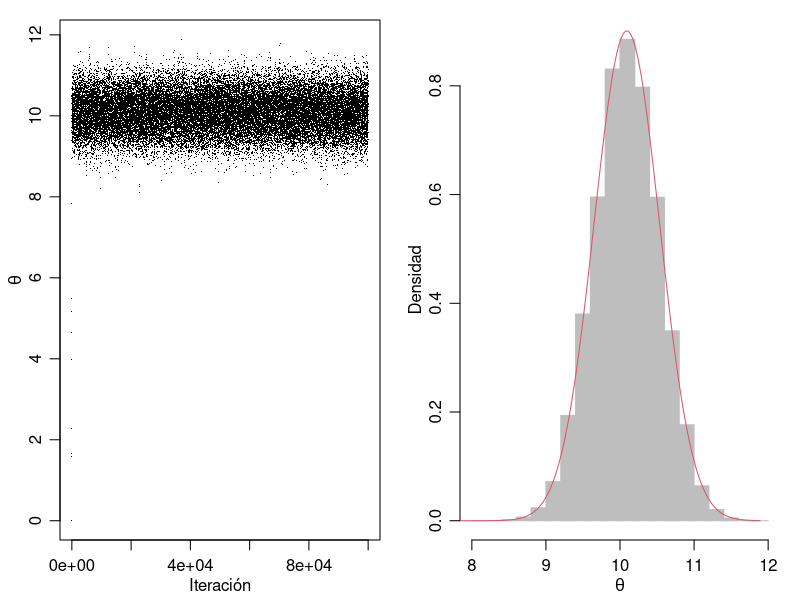
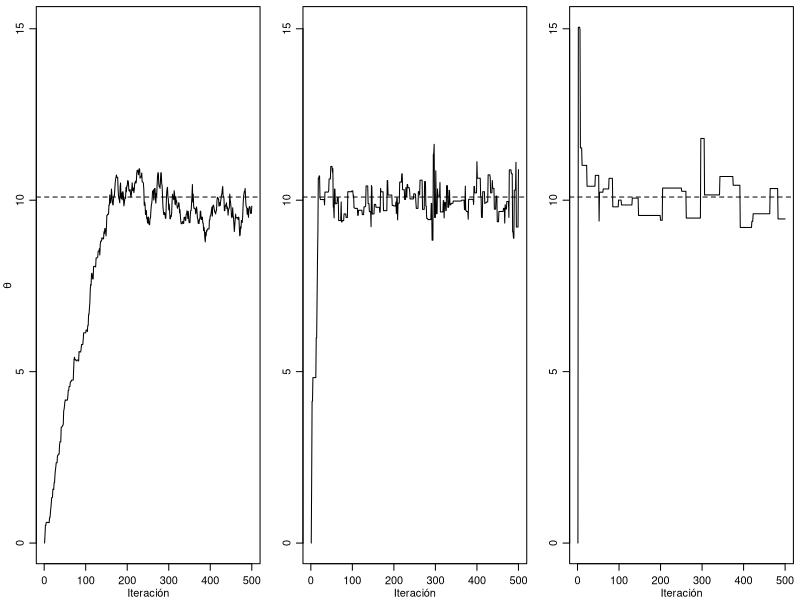
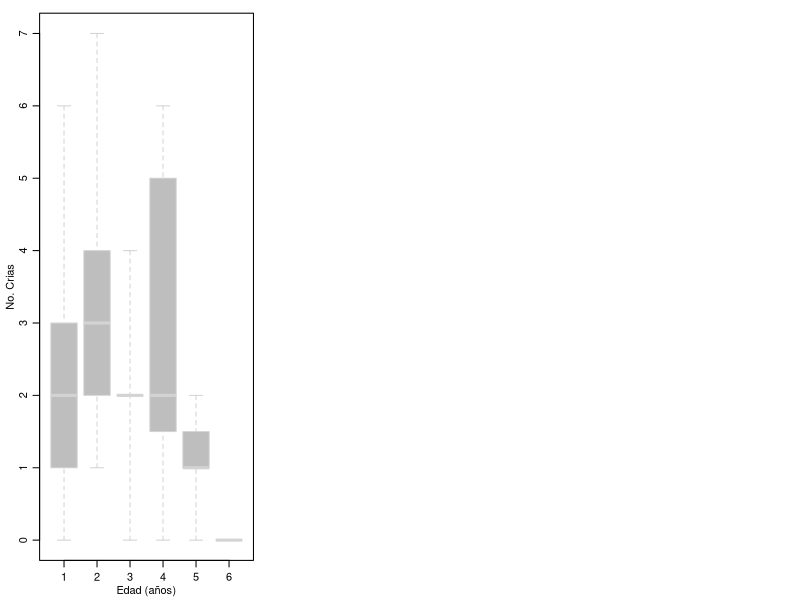

Write the R code that produced these figures, in order. (Note: a time limit stopped this script after it produced the figures.)
## ---- chunk 1
knitr::opts_chunk$set(echo = TRUE)
## ---- chunk 2
# simular datos
n  <- 5
s2 <- 1 
set.seed(123)
y <- round(rnorm(n = n, mean = 10, sd = 1), 2)
# previa
t2 <- 10 
mu <- 5
# Metropolis
theta <- 0       # valor inicial
delta <- 1.75    # parámetro de ajuste
S     <- 100000  # numero de muestras
THETA <- NULL    # almacenamiento
# cadena
set.seed(123)
for (s in 1:S) {
  # 1. propuesta
  theta.star <- rnorm(1,theta,sqrt(delta))
  # 2. tasa de aceptación
  log.r <- (sum(dnorm(y, theta.star, sqrt(s2), log = T)) + dnorm(theta.star, mu, sqrt(t2), log = T)) - (sum(dnorm(y, theta, sqrt(s2), log = T)) + dnorm(theta, mu, sqrt(t2), log = T)) 
  # 3. actualizar
  if (runif(1) < exp(log.r)) 
    theta <- theta.star 
  # 4. almacenar
  THETA <- c(THETA, theta)
}
## ---- chunk 3
# gráfico
par(mfrow = c(1,2), mar = c(3,3,1,1), mgp = c(1.75,0.75,0))
# cadena
plot(x = 1:S, y = THETA, type = "p", pch = ".", xlab = "Iteración", ylab = expression(theta))
# histograma (sin periodo de calentamiento)
hist(x = THETA[-(1:100)], prob = T, main = "", xlab = expression(theta), ylab = "Densidad", col = "gray", border = "gray")
# posterior analítica
th   <- seq(min(THETA), max(THETA), length = 1000)
mu.n <- (mu/t2 + mean(y)*n/s2)/(1/t2 + n/s2) 
t2.n <- 1/(1/t2 + n/s2)
lines(x = th, y = dnorm(th, mu.n, sqrt(t2.n)), col = 2, lty = 1, lwd = 1)
## ---- chunk 4
ACR    <- NULL  # tasa de aceptaciones
ACF    <- NULL  # autocorrelaciones
THETAA <- NULL  # muestras
for(delta2 in 2^c(-5,-1,1,5,7) ) {
  # parámetros iniciales
  THETA <- NULL
  S     <- 100000
  theta <- 0
  acs   <- 0  # tasa de aceptación
  # cadena
  set.seed(1)
  for(s in 1:S) {
    # 1. propuesta
    theta.star <- rnorm(1,theta,sqrt(delta2))
    # 2. tasa de aceptación
    log.r <- (sum(dnorm(y, theta.star, sqrt(s2), log = T)) + dnorm(theta.star, mu, sqrt(t2), log = T)) - (sum(dnorm(y, theta, sqrt(s2), log = T)) + dnorm(theta, mu, sqrt(t2), log = T)) 
    # 3. actualizar
    if(runif(1) < exp(log.r)) { 
      theta <- theta.star 
      acs   <- acs + 1 
    }
    # 4. almacenar
    THETA <- c(THETA, theta) 
  }
  # almacenar valores de todos los casos (delta2)
  ACR    <- c(ACR, acs/s) 
  ACF    <- c(ACF, acf(THETA, plot = F)$acf[2])
  THETAA <- cbind(THETAA, THETA)
}
## ---- chunk 5
# gráficos
par(mfrow = c(1,3), mar = c(2.75,2.75,.5,.5), mgp = c(1.7,0.75,0))
laby <- c(expression(theta),"","","","")
for (k in c(1,3,5)) {
  plot(x = THETAA[1:500,k], type = "l", xlab = "Iteración", ylab = laby[k], ylim = range(THETAA))
  abline(h = mu.n, lty = 2)
}
## ---- chunk 6
# tasas de aceptación
round(ACR, 3)
# autocorrelaciones
round(ACF ,3)
# tamaños efectivos de muestra
round(coda::effectiveSize(THETAA), 3)
## ---- chunk 7
# Actividades de reproducción de gorriones (hembras) en función de la edad
# "age"     : edad.
# "fledged" : número de crías.
spfage <- structure(
  c(
    3, 1, 1, 2, 0, 0, 6, 3, 4, 2, 1, 6, 2, 3, 3, 4, 7, 2, 2, 1, 
    1, 3, 5, 5, 0, 2, 1, 2, 6, 6, 2, 2, 0, 2, 4, 1, 2, 5, 1, 2, 
    1, 0, 0, 2, 4, 2, 2, 2, 2, 0, 3, 2, 1, 1, 1, 1, 1, 1, 1, 1, 
    1, 1, 1, 1, 1, 1, 1, 1, 1, 1, 1, 1, 1, 1, 1, 1, 1, 1, 1, 1, 
    1, 1, 1, 1, 1, 1, 1, 1, 1, 1, 1, 1, 1, 1, 1, 1, 1, 1, 1, 1, 
    1, 1, 1, 1, 3, 3, 1, 1, 1, 1, 1, 1, 1, 1, 2, 2, 2, 2, 2, 2, 
    2, 2, 2, 5, 5, 4, 4, 4, 4, 4, 4, 4, 4, 4, 4, 4, 4, 5, 4, 4, 
    4, 4, 5, 5, 5, 5, 3, 3, 3, 3, 3, 3, 3, 6, 1, 1, 9, 9, 1, 1, 
    1, 1, 1, 1, 1, 1, 4, 4, 4, 4, 4, 4, 4, 4, 4, 25, 25, 16, 16, 
    16, 16, 16, 16, 16, 16, 16, 16, 16, 16, 25, 16, 16, 16, 16, 
    25, 25, 25, 25, 9, 9, 9, 9, 9, 9, 9, 36, 1, 1
  ),
  .Dim = c(52L, 4L),
  .Dimnames = list(NULL, c("fledged", "intercept", "age", "age2"))
)
spfage <- as.data.frame(spfage)
# diseño
spf  <- spfage$fledged  # y  = variable dependiente (respuesta)
age  <- spfage$age      # x1 = variable independiente 1
age2 <- age^2           # x2 = variable independiente 2
## ---- chunk 8
# visualización
par(mar=c(3,3,1,1),mgp=c(1.75,.75,0))
plot(spf~as.factor(age), range=0, xlab="Edad (años)", ylab="No. Crias", col="gray", border="lightgray")
## ---- chunk 9
# GLM (frecuentista)
summary(glm(spf~age+age2,family="poisson"))
## ---- chunk 10
# datos 
y <- spf                                # variable respuesta
X <- cbind(rep(1,length(y)),age,age^2)  # matriz de diseño
n <- dim(X)[1]                          # tamaño de la muestra
p <- dim(X)[2]                          # numero de predictores
## ---- chunk 11
# previa
pmn.beta <- rep(0, p)         # beta0 = 0
psd.beta <- rep(sqrt(10), p)  # Sigma0 = 10*I
## ---- chunk 12
# matriz de varianza para la propuesta
# y + 1/2 evitar problemas en la frontera con 0
var.prop <- var(log(y + 1)) * solve(t(X)%*%X)
## ---- chunk 13
# algoritmo de Metropolis
S    <- 100000
BETA <- matrix(data = NA, nrow = S, ncol = p)
ac   <- 0
ncat <- floor(S/10)
beta <- rep(0, p) 
# cadena
set.seed(123)
for(s in 1:S) {
  # 1. propuesta
  beta.p <- c(mvtnorm::rmvnorm(n = 1, mean = beta, sigma = var.prop))
  # 2. tasa de aceptación
  lhr <- sum(dpois(x = y, lambda = exp(X%*%beta.p), log = T)) - sum(dpois(x = y, lambda = exp(X%*%beta), log = T)) + sum(dnorm(x = beta.p, mean = pmn.beta, sd = psd.beta, log = T)) - sum(dnorm(x = beta, mean = pmn.beta, sd = psd.beta, log = T))
  # 3. actualizar
  if (runif(1) < exp(lhr)) { 
    beta <- beta.p 
    ac   <- ac + 1 
  }
  # 4. almacenar
  BETA[s,] <- beta
  # 5. Progreso
  if (s%%ncat == 0)
    cat(100*round(s/S, 1), "% completado ... \n", sep = "" )
}
## ---- chunk 14
# tasa de aceptación
round(100*ac/S, 1)
# tamaño efectivo de muestra
round(apply(X = BETA, MARGIN = 2, FUN = coda::effectiveSize), 1)
## ---- chunk 15
# gráfico diagnóstico
thin  <- seq(from = 10, to = S, by = 10) # muestreo sistemático
par(mfrow = c(1,3), mar = c(2.75,2.75,.5,.5), mgp = c(1.7,.7,0))
j <- 3
plot(x = thin, y = BETA[thin,j], type = "p", pch = ".", xlab = "Iteración", ylab = expression(beta[3]))
acf (x = BETA[thin,j], xlab = "lag/10")
acf (x = BETA[,j], xlab = "lag")
## ---- chunk 16
# visualización
par(mfrow=c(1,3), mar=c(2.75,2.75,.5,.5),mgp=c(1.7,.7,0))
plot(density(BETA[,2]), type="l", main="",
     xlab=expression(beta[2]),
     ylab=expression(paste(italic("p("),beta[2],"|",italic("y)"),sep="") ) ,
     lwd=1,lty=1,col="black")
plot(density(BETA[,3]), type="l", main="",
     xlab=expression(beta[3]),
     ylab=expression(paste(italic("p("),beta[3],"|",italic("y)"),sep="") ),
     lwd=1,col="black",lty=1)
Xs       <- cbind(rep(1,6),1:6,(1:6)^2) 
eXB.post <- exp(t(Xs%*%t(BETA )) )
qE       <- apply( eXB.post,2,quantile,probs=c(.025,.5,.975))
plot(c(1,6),range(c(0,qE)),type="n",xlab="Edad (años)", ylab="No. Crias")
lines(x = qE[1,], col = 4, lwd = 1 )
lines(x = qE[2,], col = 1, lwd = 2 )
lines(x = qE[3,], col = 4, lwd = 1 )
## ---- chunk 17
round(quantile(BETA[,2], c(.025, .975)), 3)
round(quantile(BETA[,3], c(.025, .975)), 3)
round(mean(BETA[,2] > 0), 3)
round(mean(BETA[,3] > 0), 3)
## ---- chunk 18
# datos 
y <- spf                                # variable respuesta
X <- cbind(rep(1,length(y)),age,age^2)  # matriz de diseño
n <- dim(X)[1]                          # tamaño de la muestra
p <- dim(X)[2]                          # numero de predictores
## ---- chunk 19
# previa
pmn.beta <- rep(0, p)         # beta0 = 0
psd.beta <- rep(sqrt(10), p)  # Sigma0 = 10*I
## ---- chunk 20
# matriz de varianza para la propuesta
# y + 1/2 evitar problemas en la frontera con 0
var.prop <- var(log(y + 1)) * solve(t(X)%*%X)
## ---- chunk 21
# algoritmo de Metropolis
S    <- 2100
BETA <- matrix(data = NA, nrow = S, ncol = p)
ac   <- 0
ncat <- floor(S/10)
beta <- rep(0, p) 
# cadena
set.seed(123)
for(s in 1:S) {
  # 1. propuesta
  beta.p <- c(mvtnorm::rmvnorm(n = 1, mean = beta, sigma = var.prop))
  # 2. tasa de aceptación
  lhr <- sum(dpois(x = y, lambda = exp(X%*%beta.p), log = T)) - sum(dpois(x = y, lambda = exp(X%*%beta), log = T)) + sum(dnorm(x = beta.p, mean = pmn.beta, sd = psd.beta, log = T)) - sum(dnorm(x = beta, mean = pmn.beta, sd = psd.beta, log = T))
  # 3. actualizar
  if (runif(1) < exp(lhr)) { 
    beta <- beta.p 
    ac   <- ac + 1 
  }
  # 4. almacenar
  BETA[s,] <- beta
  # 5. Progreso
  if (s%%ncat == 0)
    cat(100*round(s/S, 1), "% completado ... \n", sep = "" )
}
## ---- chunk 22
# gradiente
grad <- function(bet, y, X) {
  out <- 0
  for (i in 1:length(y))
    out <- out + (y[i] - exp(sum(bet*X[i,])))*X[i,]
  out
}
## ---- chunk 23
# previa
mu0    <- rep(0,  p)   # beta0 = 0
Sigma0 <- diag(10, p)  # Sigma0 = 10*I
## ---- chunk 24
# cadena
L   <- 100
eps <- 1/L
bet <- rep(0, p) # valor inicial beta
ac  <- 0         # tasa de aceptación
S   <- 2100
BETA2 <- matrix(data = NA, nrow = S, ncol = p)
set.seed(123)
for(s in 1:S) {
  # 1. propuesta
  bet.p <- bet
  z <- c(mvtnorm::rmvnorm(n = 1, mean = rep(0,p), sigma = diag(p)))
  z.p <- z
  z.p <- z.p + 0.5*eps*grad(bet.p, y, X)
  for (l in 1:L) {
    bet.p <- bet.p + eps*z.p
    if (l < L)
      z.p   <- z.p + eps*grad(bet.p, y, X)
  }
  z.p <- z.p + 0.5*eps*grad(bet.p, y, X)
  # 2. tasa de aceptación
  logr <- sum(dpois(x = y, lambda = exp(X%*%bet.p), log = T)) - sum(dpois(x = y, lambda = exp(X%*%bet),log = T)) + mvtnorm::dmvnorm(x = bet.p, mean = mu0, sigma = Sigma0, log = T) - mvtnorm::dmvnorm(x = bet, mean = mu0, sigma = Sigma0, log = T) + mvtnorm::dmvnorm(x = z.p, log = T) - mvtnorm::dmvnorm(x = z, log = T)
  # 3. actualizar
  if (runif(n = 1) < exp(logr)) { 
    bet <- bet.p 
    ac  <- ac + 1 
  }
  # 4. almacenar
  BETA2[s,] <- bet
  # 5. Progreso
  if (s%%floor(S/10) == 0) cat(100*round(s/S, 1), "% completado ...\n", sep = "" )
}
## ---- chunk 25
# tasa de aceptación
round(ac/S, 2)
## ---- chunk 26
BETA <- BETA[-c(1:100),]
BETA2 <- BETA2[-c(1:100),]
par(mfrow = c(3,2), mar = c(2.75,2.75,1.5,.5), mgp = c(1.7,.7,0))
for (j in 1:p) {
  rango <- range(BETA[,j], BETA2[,j])
  # Metropolis
  plot(x = 1:nrow(BETA), y = BETA[,j], col = 2, type = "p", pch = 16, ylim = rango, cex.axis = 0.9, main = "Metropolis", xlab = "Iteración", ylab = "")
  # HMC
  plot(x = 1:nrow(BETA2), y = BETA2[,j], col = 4, type = "p", pch = 16, ylim = rango, cex.axis = 0.9, main = "Hamiltoniano", xlab = "Iteración", ylab = "")
}
## ---- chunk 27
# tamaños efectivos & CV de MC
tab <- cbind(
  round(apply(X = BETA,  MARGIN = 2, FUN = coda::effectiveSize), 1),
  round(apply(X = BETA2, MARGIN = 2, FUN = coda::effectiveSize), 1)
)
rownames(tab) <- paste("beta", 1:3)
colnames(tab) <- c("neff Metro", "neff HMC")
round(tab, 3)
## ---- chunk 28
knitr::include_graphics("Hoffcoverbook.jpg")
## ---- chunk 29
knitr::include_graphics("Gelmancoverbook.png")
## ---- chunk 30
knitr::include_graphics("Reichcoverbook.jpg")
